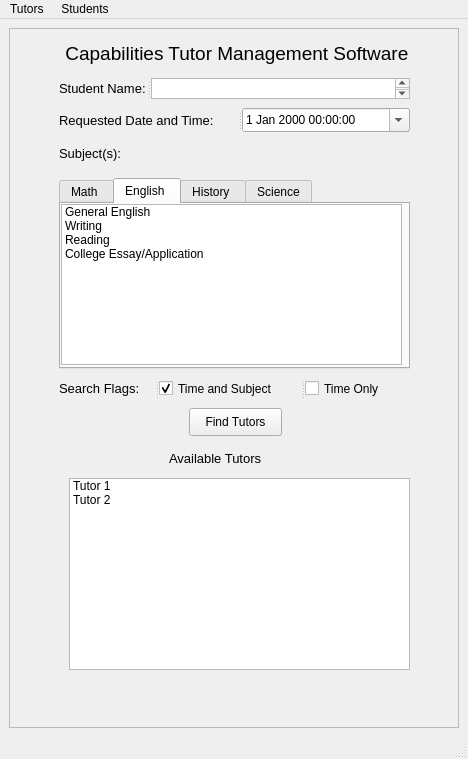
<?xml version="1.0" encoding="UTF-8"?>
<ui version="4.0">
 <class>MainWindow</class>
 <widget class="QMainWindow" name="MainWindow">
  <property name="geometry">
   <rect>
    <x>0</x>
    <y>0</y>
    <width>468</width>
    <height>759</height>
   </rect>
  </property>
  <property name="windowTitle">
   <string>MainWindow</string>
  </property>
  <widget class="QWidget" name="centralwidget">
   <layout class="QVBoxLayout" name="verticalLayout">
    <item>
     <widget class="QFrame" name="frame">
      <property name="frameShape">
       <enum>QFrame::StyledPanel</enum>
      </property>
      <property name="frameShadow">
       <enum>QFrame::Raised</enum>
      </property>
      <widget class="QLabel" name="Header">
       <property name="geometry">
        <rect>
         <x>10</x>
         <y>-10</y>
         <width>441</width>
         <height>71</height>
        </rect>
       </property>
       <property name="font">
        <font>
         <pointsize>14</pointsize>
        </font>
       </property>
       <property name="text">
        <string>Capabilities Tutor Management Software </string>
       </property>
       <property name="alignment">
        <set>Qt::AlignCenter</set>
       </property>
      </widget>
      <widget class="QLabel" name="Subject">
       <property name="geometry">
        <rect>
         <x>50</x>
         <y>110</y>
         <width>181</width>
         <height>31</height>
        </rect>
       </property>
       <property name="font">
        <font>
         <pointsize>10</pointsize>
        </font>
       </property>
       <property name="text">
        <string>Subject(s):</string>
       </property>
      </widget>
      <widget class="QTabWidget" name="tabWidget">
       <property name="geometry">
        <rect>
         <x>50</x>
         <y>150</y>
         <width>351</width>
         <height>191</height>
        </rect>
       </property>
       <property name="currentIndex">
        <number>1</number>
       </property>
       <widget class="QWidget" name="tab">
        <attribute name="title">
         <string>Math </string>
        </attribute>
        <widget class="QListWidget" name="listWidget">
         <property name="geometry">
          <rect>
           <x>0</x>
           <y>0</y>
           <width>341</width>
           <height>161</height>
          </rect>
         </property>
         <item>
          <property name="text">
           <string>General Math</string>
          </property>
          <property name="flags">
           <set>ItemIsSelectable|ItemIsUserCheckable|ItemIsEnabled</set>
          </property>
         </item>
         <item>
          <property name="text">
           <string>Geometry</string>
          </property>
          <property name="flags">
           <set>ItemIsSelectable|ItemIsUserCheckable|ItemIsEnabled</set>
          </property>
         </item>
         <item>
          <property name="text">
           <string>Algebra 1</string>
          </property>
          <property name="flags">
           <set>ItemIsSelectable|ItemIsUserCheckable|ItemIsEnabled</set>
          </property>
         </item>
         <item>
          <property name="text">
           <string>Algebra 2</string>
          </property>
          <property name="flags">
           <set>ItemIsSelectable|ItemIsUserCheckable|ItemIsEnabled</set>
          </property>
         </item>
         <item>
          <property name="text">
           <string>Algebra 3</string>
          </property>
          <property name="flags">
           <set>ItemIsSelectable|ItemIsUserCheckable|ItemIsEnabled</set>
          </property>
         </item>
         <item>
          <property name="text">
           <string>Pre-Cal</string>
          </property>
          <property name="flags">
           <set>ItemIsSelectable|ItemIsUserCheckable|ItemIsEnabled</set>
          </property>
         </item>
         <item>
          <property name="text">
           <string>Calculus</string>
          </property>
          <property name="flags">
           <set>ItemIsSelectable|ItemIsUserCheckable|ItemIsEnabled</set>
          </property>
         </item>
         <item>
          <property name="text">
           <string>College Math</string>
          </property>
          <property name="flags">
           <set>ItemIsSelectable|ItemIsUserCheckable|ItemIsEnabled</set>
          </property>
         </item>
        </widget>
       </widget>
       <widget class="QWidget" name="tab_2">
        <attribute name="title">
         <string>English </string>
        </attribute>
        <widget class="QListWidget" name="listWidget_2">
         <property name="geometry">
          <rect>
           <x>0</x>
           <y>0</y>
           <width>341</width>
           <height>161</height>
          </rect>
         </property>
         <item>
          <property name="text">
           <string>General English</string>
          </property>
          <property name="flags">
           <set>ItemIsSelectable|ItemIsUserCheckable|ItemIsEnabled</set>
          </property>
         </item>
         <item>
          <property name="text">
           <string>Writing </string>
          </property>
          <property name="flags">
           <set>ItemIsSelectable|ItemIsUserCheckable|ItemIsEnabled</set>
          </property>
         </item>
         <item>
          <property name="text">
           <string>Reading</string>
          </property>
          <property name="flags">
           <set>ItemIsSelectable|ItemIsUserCheckable|ItemIsEnabled</set>
          </property>
         </item>
         <item>
          <property name="text">
           <string>College Essay/Application</string>
          </property>
          <property name="flags">
           <set>ItemIsSelectable|ItemIsUserCheckable|ItemIsEnabled</set>
          </property>
         </item>
        </widget>
       </widget>
       <widget class="QWidget" name="tab_3">
        <attribute name="title">
         <string>History </string>
        </attribute>
        <widget class="QListWidget" name="listWidget_3">
         <property name="geometry">
          <rect>
           <x>0</x>
           <y>0</y>
           <width>341</width>
           <height>161</height>
          </rect>
         </property>
         <item>
          <property name="text">
           <string>General History</string>
          </property>
         </item>
         <item>
          <property name="text">
           <string>American History</string>
          </property>
          <property name="flags">
           <set>ItemIsSelectable|ItemIsUserCheckable|ItemIsEnabled</set>
          </property>
         </item>
         <item>
          <property name="text">
           <string>World History</string>
          </property>
          <property name="flags">
           <set>ItemIsSelectable|ItemIsUserCheckable|ItemIsEnabled</set>
          </property>
         </item>
         <item>
          <property name="text">
           <string>APUSH</string>
          </property>
          <property name="flags">
           <set>ItemIsSelectable|ItemIsUserCheckable|ItemIsEnabled</set>
          </property>
         </item>
        </widget>
       </widget>
       <widget class="QWidget" name="tab_4">
        <attribute name="title">
         <string>Science</string>
        </attribute>
        <widget class="QListWidget" name="listWidget_4">
         <property name="geometry">
          <rect>
           <x>0</x>
           <y>0</y>
           <width>341</width>
           <height>161</height>
          </rect>
         </property>
         <item>
          <property name="text">
           <string>General Science</string>
          </property>
          <property name="flags">
           <set>ItemIsSelectable|ItemIsUserCheckable|ItemIsEnabled</set>
          </property>
         </item>
         <item>
          <property name="text">
           <string>Chemistry</string>
          </property>
          <property name="flags">
           <set>ItemIsSelectable|ItemIsUserCheckable|ItemIsEnabled</set>
          </property>
         </item>
         <item>
          <property name="text">
           <string>Biology</string>
          </property>
          <property name="flags">
           <set>ItemIsSelectable|ItemIsUserCheckable|ItemIsEnabled</set>
          </property>
         </item>
         <item>
          <property name="text">
           <string>Physics</string>
          </property>
          <property name="flags">
           <set>ItemIsSelectable|ItemIsUserCheckable|ItemIsEnabled</set>
          </property>
         </item>
        </widget>
       </widget>
      </widget>
      <widget class="QListWidget" name="listWidget_5">
       <property name="geometry">
        <rect>
         <x>60</x>
         <y>450</y>
         <width>341</width>
         <height>192</height>
        </rect>
       </property>
       <property name="sortingEnabled">
        <bool>false</bool>
       </property>
       <item>
        <property name="text">
         <string>Tutor 1</string>
        </property>
       </item>
       <item>
        <property name="text">
         <string>Tutor 2</string>
        </property>
       </item>
      </widget>
      <widget class="QLabel" name="studentName_2">
       <property name="geometry">
        <rect>
         <x>160</x>
         <y>420</y>
         <width>121</width>
         <height>21</height>
        </rect>
       </property>
       <property name="font">
        <font>
         <pointsize>10</pointsize>
        </font>
       </property>
       <property name="text">
        <string>Available Tutors</string>
       </property>
      </widget>
      <widget class="QPushButton" name="pushButton">
       <property name="geometry">
        <rect>
         <x>180</x>
         <y>380</y>
         <width>93</width>
         <height>28</height>
        </rect>
       </property>
       <property name="text">
        <string>Find Tutors</string>
       </property>
      </widget>
      <widget class="QSplitter" name="splitter">
       <property name="geometry">
        <rect>
         <x>50</x>
         <y>350</y>
         <width>341</width>
         <height>21</height>
        </rect>
       </property>
       <property name="orientation">
        <enum>Qt::Horizontal</enum>
       </property>
       <widget class="QLabel" name="Subject_2">
        <property name="font">
         <font>
          <pointsize>10</pointsize>
         </font>
        </property>
        <property name="text">
         <string>Search Flags:</string>
        </property>
       </widget>
       <widget class="QCheckBox" name="checkBox_2">
        <property name="text">
         <string>Time and Subject</string>
        </property>
        <property name="checked">
         <bool>true</bool>
        </property>
        <property name="tristate">
         <bool>false</bool>
        </property>
       </widget>
       <widget class="QCheckBox" name="checkBox">
        <property name="text">
         <string>Time Only</string>
        </property>
       </widget>
      </widget>
      <widget class="QSplitter" name="splitter_2">
       <property name="geometry">
        <rect>
         <x>50</x>
         <y>50</y>
         <width>351</width>
         <height>21</height>
        </rect>
       </property>
       <property name="orientation">
        <enum>Qt::Horizontal</enum>
       </property>
       <widget class="QLabel" name="studentName">
        <property name="font">
         <font>
          <pointsize>10</pointsize>
         </font>
        </property>
        <property name="text">
         <string>Student Name:</string>
        </property>
       </widget>
       <widget class="QTextEdit" name="nameInput">
        <property name="font">
         <font>
          <pointsize>10</pointsize>
         </font>
        </property>
       </widget>
      </widget>
      <widget class="QSplitter" name="splitter_3">
       <property name="geometry">
        <rect>
         <x>50</x>
         <y>80</y>
         <width>351</width>
         <height>24</height>
        </rect>
       </property>
       <property name="orientation">
        <enum>Qt::Horizontal</enum>
       </property>
       <widget class="QLabel" name="DateandTime">
        <property name="font">
         <font>
          <pointsize>10</pointsize>
         </font>
        </property>
        <property name="text">
         <string>Requested Date and Time:</string>
        </property>
       </widget>
       <widget class="QDateTimeEdit" name="dateTimeEdit">
        <property name="calendarPopup">
         <bool>true</bool>
        </property>
       </widget>
      </widget>
     </widget>
    </item>
   </layout>
  </widget>
  <widget class="QStatusBar" name="statusbar"/>
  <widget class="QMenuBar" name="menubar">
   <property name="geometry">
    <rect>
     <x>0</x>
     <y>0</y>
     <width>468</width>
     <height>26</height>
    </rect>
   </property>
   <widget class="QMenu" name="menuTutors">
    <property name="title">
     <string>Tutors </string>
    </property>
   </widget>
   <widget class="QMenu" name="menuStudents">
    <property name="title">
     <string>Students</string>
    </property>
   </widget>
   <addaction name="menuTutors"/>
   <addaction name="menuStudents"/>
  </widget>
  <action name="actionVersion_1_0">
   <property name="text">
    <string>Version 1.0</string>
   </property>
  </action>
 </widget>
 <resources/>
 <connections/>
</ui>
